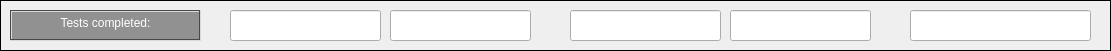
    <widget class="QFrame" name="frame_6">
     <property name="geometry">
      <rect>
       <x>60</x>
       <y>230</y>
       <width>1111</width>
       <height>51</height>
      </rect>
     </property>
     <property name="frameShape">
      <enum>QFrame::Box</enum>
     </property>
     <property name="frameShadow">
      <enum>QFrame::Plain</enum>
     </property>
     <widget class="QTextBrowser" name="description_test">
      <property name="enabled">
       <bool>false</bool>
      </property>
      <property name="geometry">
       <rect>
        <x>10</x>
        <y>10</y>
        <width>191</width>
        <height>31</height>
       </rect>
      </property>
      <property name="palette">
       <palette>
        <active>
         <colorrole role="WindowText">
          <brush brushstyle="SolidPattern">
           <color alpha="255">
            <red>0</red>
            <green>0</green>
            <blue>0</blue>
           </color>
          </brush>
         </colorrole>
         <colorrole role="Button">
          <brush brushstyle="SolidPattern">
           <color alpha="255">
            <red>145</red>
            <green>145</green>
            <blue>145</blue>
           </color>
          </brush>
         </colorrole>
         <colorrole role="Light">
          <brush brushstyle="SolidPattern">
           <color alpha="255">
            <red>217</red>
            <green>217</green>
            <blue>217</blue>
           </color>
          </brush>
         </colorrole>
         <colorrole role="Midlight">
          <brush brushstyle="SolidPattern">
           <color alpha="255">
            <red>181</red>
            <green>181</green>
            <blue>181</blue>
           </color>
          </brush>
         </colorrole>
         <colorrole role="Dark">
          <brush brushstyle="SolidPattern">
           <color alpha="255">
            <red>72</red>
            <green>72</green>
            <blue>72</blue>
           </color>
          </brush>
         </colorrole>
         <colorrole role="Mid">
          <brush brushstyle="SolidPattern">
           <color alpha="255">
            <red>97</red>
            <green>97</green>
            <blue>97</blue>
           </color>
          </brush>
         </colorrole>
         <colorrole role="Text">
          <brush brushstyle="SolidPattern">
           <color alpha="255">
            <red>0</red>
            <green>0</green>
            <blue>0</blue>
           </color>
          </brush>
         </colorrole>
         <colorrole role="BrightText">
          <brush brushstyle="SolidPattern">
           <color alpha="255">
            <red>255</red>
            <green>255</green>
            <blue>255</blue>
           </color>
          </brush>
         </colorrole>
         <colorrole role="ButtonText">
          <brush brushstyle="SolidPattern">
           <color alpha="255">
            <red>0</red>
            <green>0</green>
            <blue>0</blue>
           </color>
          </brush>
         </colorrole>
         <colorrole role="Base">
          <brush brushstyle="SolidPattern">
           <color alpha="255">
            <red>255</red>
            <green>255</green>
            <blue>255</blue>
           </color>
          </brush>
         </colorrole>
         <colorrole role="Window">
          <brush brushstyle="SolidPattern">
           <color alpha="255">
            <red>145</red>
            <green>145</green>
            <blue>145</blue>
           </color>
          </brush>
         </colorrole>
         <colorrole role="Shadow">
          <brush brushstyle="SolidPattern">
           <color alpha="255">
            <red>0</red>
            <green>0</green>
            <blue>0</blue>
           </color>
          </brush>
         </colorrole>
         <colorrole role="AlternateBase">
          <brush brushstyle="SolidPattern">
           <color alpha="255">
            <red>200</red>
            <green>200</green>
            <blue>200</blue>
           </color>
          </brush>
         </colorrole>
         <colorrole role="ToolTipBase">
          <brush brushstyle="SolidPattern">
           <color alpha="255">
            <red>255</red>
            <green>255</green>
            <blue>220</blue>
           </color>
          </brush>
         </colorrole>
         <colorrole role="ToolTipText">
          <brush brushstyle="SolidPattern">
           <color alpha="255">
            <red>0</red>
            <green>0</green>
            <blue>0</blue>
           </color>
          </brush>
         </colorrole>
         <colorrole role="PlaceholderText">
          <brush brushstyle="SolidPattern">
           <color alpha="128">
            <red>0</red>
            <green>0</green>
            <blue>0</blue>
           </color>
          </brush>
         </colorrole>
        </active>
        <inactive>
         <colorrole role="WindowText">
          <brush brushstyle="SolidPattern">
           <color alpha="255">
            <red>0</red>
            <green>0</green>
            <blue>0</blue>
           </color>
          </brush>
         </colorrole>
         <colorrole role="Button">
          <brush brushstyle="SolidPattern">
           <color alpha="255">
            <red>145</red>
            <green>145</green>
            <blue>145</blue>
           </color>
          </brush>
         </colorrole>
         <colorrole role="Light">
          <brush brushstyle="SolidPattern">
           <color alpha="255">
            <red>217</red>
            <green>217</green>
            <blue>217</blue>
           </color>
          </brush>
         </colorrole>
         <colorrole role="Midlight">
          <brush brushstyle="SolidPattern">
           <color alpha="255">
            <red>181</red>
            <green>181</green>
            <blue>181</blue>
           </color>
          </brush>
         </colorrole>
         <colorrole role="Dark">
          <brush brushstyle="SolidPattern">
           <color alpha="255">
            <red>72</red>
            <green>72</green>
            <blue>72</blue>
           </color>
          </brush>
         </colorrole>
         <colorrole role="Mid">
          <brush brushstyle="SolidPattern">
           <color alpha="255">
            <red>97</red>
            <green>97</green>
            <blue>97</blue>
           </color>
          </brush>
         </colorrole>
         <colorrole role="Text">
          <brush brushstyle="SolidPattern">
           <color alpha="255">
            <red>0</red>
            <green>0</green>
            <blue>0</blue>
           </color>
          </brush>
         </colorrole>
         <colorrole role="BrightText">
          <brush brushstyle="SolidPattern">
           <color alpha="255">
            <red>255</red>
            <green>255</green>
            <blue>255</blue>
           </color>
          </brush>
         </colorrole>
         <colorrole role="ButtonText">
          <brush brushstyle="SolidPattern">
           <color alpha="255">
            <red>0</red>
            <green>0</green>
            <blue>0</blue>
           </color>
          </brush>
         </colorrole>
         <colorrole role="Base">
          <brush brushstyle="SolidPattern">
           <color alpha="255">
            <red>255</red>
            <green>255</green>
            <blue>255</blue>
           </color>
          </brush>
         </colorrole>
         <colorrole role="Window">
          <brush brushstyle="SolidPattern">
           <color alpha="255">
            <red>145</red>
            <green>145</green>
            <blue>145</blue>
           </color>
          </brush>
         </colorrole>
         <colorrole role="Shadow">
          <brush brushstyle="SolidPattern">
           <color alpha="255">
            <red>0</red>
            <green>0</green>
            <blue>0</blue>
           </color>
          </brush>
         </colorrole>
         <colorrole role="AlternateBase">
          <brush brushstyle="SolidPattern">
           <color alpha="255">
            <red>200</red>
            <green>200</green>
            <blue>200</blue>
           </color>
          </brush>
         </colorrole>
         <colorrole role="ToolTipBase">
          <brush brushstyle="SolidPattern">
           <color alpha="255">
            <red>255</red>
            <green>255</green>
            <blue>220</blue>
           </color>
          </brush>
         </colorrole>
         <colorrole role="ToolTipText">
          <brush brushstyle="SolidPattern">
           <color alpha="255">
            <red>0</red>
            <green>0</green>
            <blue>0</blue>
           </color>
          </brush>
         </colorrole>
         <colorrole role="PlaceholderText">
          <brush brushstyle="SolidPattern">
           <color alpha="128">
            <red>0</red>
            <green>0</green>
            <blue>0</blue>
           </color>
          </brush>
         </colorrole>
        </inactive>
        <disabled>
         <colorrole role="WindowText">
          <brush brushstyle="SolidPattern">
           <color alpha="255">
            <red>72</red>
            <green>72</green>
            <blue>72</blue>
           </color>
          </brush>
         </colorrole>
         <colorrole role="Button">
          <brush brushstyle="SolidPattern">
           <color alpha="255">
            <red>145</red>
            <green>145</green>
            <blue>145</blue>
           </color>
          </brush>
         </colorrole>
         <colorrole role="Light">
          <brush brushstyle="SolidPattern">
           <color alpha="255">
            <red>217</red>
            <green>217</green>
            <blue>217</blue>
           </color>
          </brush>
         </colorrole>
         <colorrole role="Midlight">
          <brush brushstyle="SolidPattern">
           <color alpha="255">
            <red>181</red>
            <green>181</green>
            <blue>181</blue>
           </color>
          </brush>
         </colorrole>
         <colorrole role="Dark">
          <brush brushstyle="SolidPattern">
           <color alpha="255">
            <red>72</red>
            <green>72</green>
            <blue>72</blue>
           </color>
          </brush>
         </colorrole>
         <colorrole role="Mid">
          <brush brushstyle="SolidPattern">
           <color alpha="255">
            <red>97</red>
            <green>97</green>
            <blue>97</blue>
           </color>
          </brush>
         </colorrole>
         <colorrole role="Text">
          <brush brushstyle="SolidPattern">
           <color alpha="255">
            <red>72</red>
            <green>72</green>
            <blue>72</blue>
           </color>
          </brush>
         </colorrole>
         <colorrole role="BrightText">
          <brush brushstyle="SolidPattern">
           <color alpha="255">
            <red>255</red>
            <green>255</green>
            <blue>255</blue>
           </color>
          </brush>
         </colorrole>
         <colorrole role="ButtonText">
          <brush brushstyle="SolidPattern">
           <color alpha="255">
            <red>72</red>
            <green>72</green>
            <blue>72</blue>
           </color>
          </brush>
         </colorrole>
         <colorrole role="Base">
          <brush brushstyle="SolidPattern">
           <color alpha="255">
            <red>145</red>
            <green>145</green>
            <blue>145</blue>
           </color>
          </brush>
         </colorrole>
         <colorrole role="Window">
          <brush brushstyle="SolidPattern">
           <color alpha="255">
            <red>145</red>
            <green>145</green>
            <blue>145</blue>
           </color>
          </brush>
         </colorrole>
         <colorrole role="Shadow">
          <brush brushstyle="SolidPattern">
           <color alpha="255">
            <red>0</red>
            <green>0</green>
            <blue>0</blue>
           </color>
          </brush>
         </colorrole>
         <colorrole role="AlternateBase">
          <brush brushstyle="SolidPattern">
           <color alpha="255">
            <red>145</red>
            <green>145</green>
            <blue>145</blue>
           </color>
          </brush>
         </colorrole>
         <colorrole role="ToolTipBase">
          <brush brushstyle="SolidPattern">
           <color alpha="255">
            <red>255</red>
            <green>255</green>
            <blue>220</blue>
           </color>
          </brush>
         </colorrole>
         <colorrole role="ToolTipText">
          <brush brushstyle="SolidPattern">
           <color alpha="255">
            <red>0</red>
            <green>0</green>
            <blue>0</blue>
           </color>
          </brush>
         </colorrole>
         <colorrole role="PlaceholderText">
          <brush brushstyle="SolidPattern">
           <color alpha="128">
            <red>0</red>
            <green>0</green>
            <blue>0</blue>
           </color>
          </brush>
         </colorrole>
        </disabled>
       </palette>
      </property>
      <property name="font">
       <font>
        <pointsize>9</pointsize>
       </font>
      </property>
      <property name="frameShape">
       <enum>QFrame::Box</enum>
      </property>
      <property name="html">
       <string>&lt;!DOCTYPE HTML PUBLIC &quot;-//W3C//DTD HTML 4.0//EN&quot; &quot;http://www.w3.org/TR/REC-html40/strict.dtd&quot;&gt;
&lt;html&gt;&lt;head&gt;&lt;meta name=&quot;qrichtext&quot; content=&quot;1&quot; /&gt;&lt;style type=&quot;text/css&quot;&gt;
p, li { white-space: pre-wrap; }
&lt;/style&gt;&lt;/head&gt;&lt;body style=&quot; font-family:'MS Shell Dlg 2'; font-size:9pt; font-weight:400; font-style:normal;&quot;&gt;
&lt;p align=&quot;center&quot; style=&quot; margin-top:0px; margin-bottom:0px; margin-left:0px; margin-right:0px; -qt-block-indent:0; text-indent:0px;&quot;&gt;&lt;span style=&quot; color:#ffffff;&quot;&gt;Tests completed:&lt;/span&gt;&lt;/p&gt;&lt;/body&gt;&lt;/html&gt;</string>
      </property>
     </widget>
     <widget class="QLineEdit" name="test_f_it">
      <property name="geometry">
       <rect>
        <x>230</x>
        <y>10</y>
        <width>151</width>
        <height>31</height>
       </rect>
      </property>
      <property name="font">
       <font>
        <pointsize>9</pointsize>
       </font>
      </property>
      <property name="text">
       <string/>
      </property>
      <property name="alignment">
       <set>Qt::AlignCenter</set>
      </property>
      <property name="readOnly">
       <bool>true</bool>
      </property>
     </widget>
     <widget class="QLineEdit" name="test_f_m">
      <property name="geometry">
       <rect>
        <x>390</x>
        <y>10</y>
        <width>141</width>
        <height>31</height>
       </rect>
      </property>
      <property name="font">
       <font>
        <pointsize>9</pointsize>
       </font>
      </property>
      <property name="text">
       <string/>
      </property>
      <property name="alignment">
       <set>Qt::AlignCenter</set>
      </property>
      <property name="readOnly">
       <bool>true</bool>
      </property>
     </widget>
     <widget class="QLineEdit" name="test_p_it">
      <property name="geometry">
       <rect>
        <x>570</x>
        <y>10</y>
        <width>151</width>
        <height>31</height>
       </rect>
      </property>
      <property name="font">
       <font>
        <pointsize>9</pointsize>
       </font>
      </property>
      <property name="text">
       <string/>
      </property>
      <property name="alignment">
       <set>Qt::AlignCenter</set>
      </property>
      <property name="readOnly">
       <bool>true</bool>
      </property>
     </widget>
     <widget class="QLineEdit" name="test_p_m">
      <property name="geometry">
       <rect>
        <x>730</x>
        <y>10</y>
        <width>141</width>
        <height>31</height>
       </rect>
      </property>
      <property name="font">
       <font>
        <pointsize>9</pointsize>
       </font>
      </property>
      <property name="text">
       <string/>
      </property>
      <property name="alignment">
       <set>Qt::AlignCenter</set>
      </property>
      <property name="readOnly">
       <bool>true</bool>
      </property>
     </widget>
     <widget class="QLineEdit" name="test_tot">
      <property name="geometry">
       <rect>
        <x>910</x>
        <y>10</y>
        <width>181</width>
        <height>31</height>
       </rect>
      </property>
      <property name="font">
       <font>
        <pointsize>9</pointsize>
       </font>
      </property>
      <property name="text">
       <string/>
      </property>
      <property name="alignment">
       <set>Qt::AlignCenter</set>
      </property>
      <property name="readOnly">
       <bool>true</bool>
      </property>
     </widget>
    </widget>
